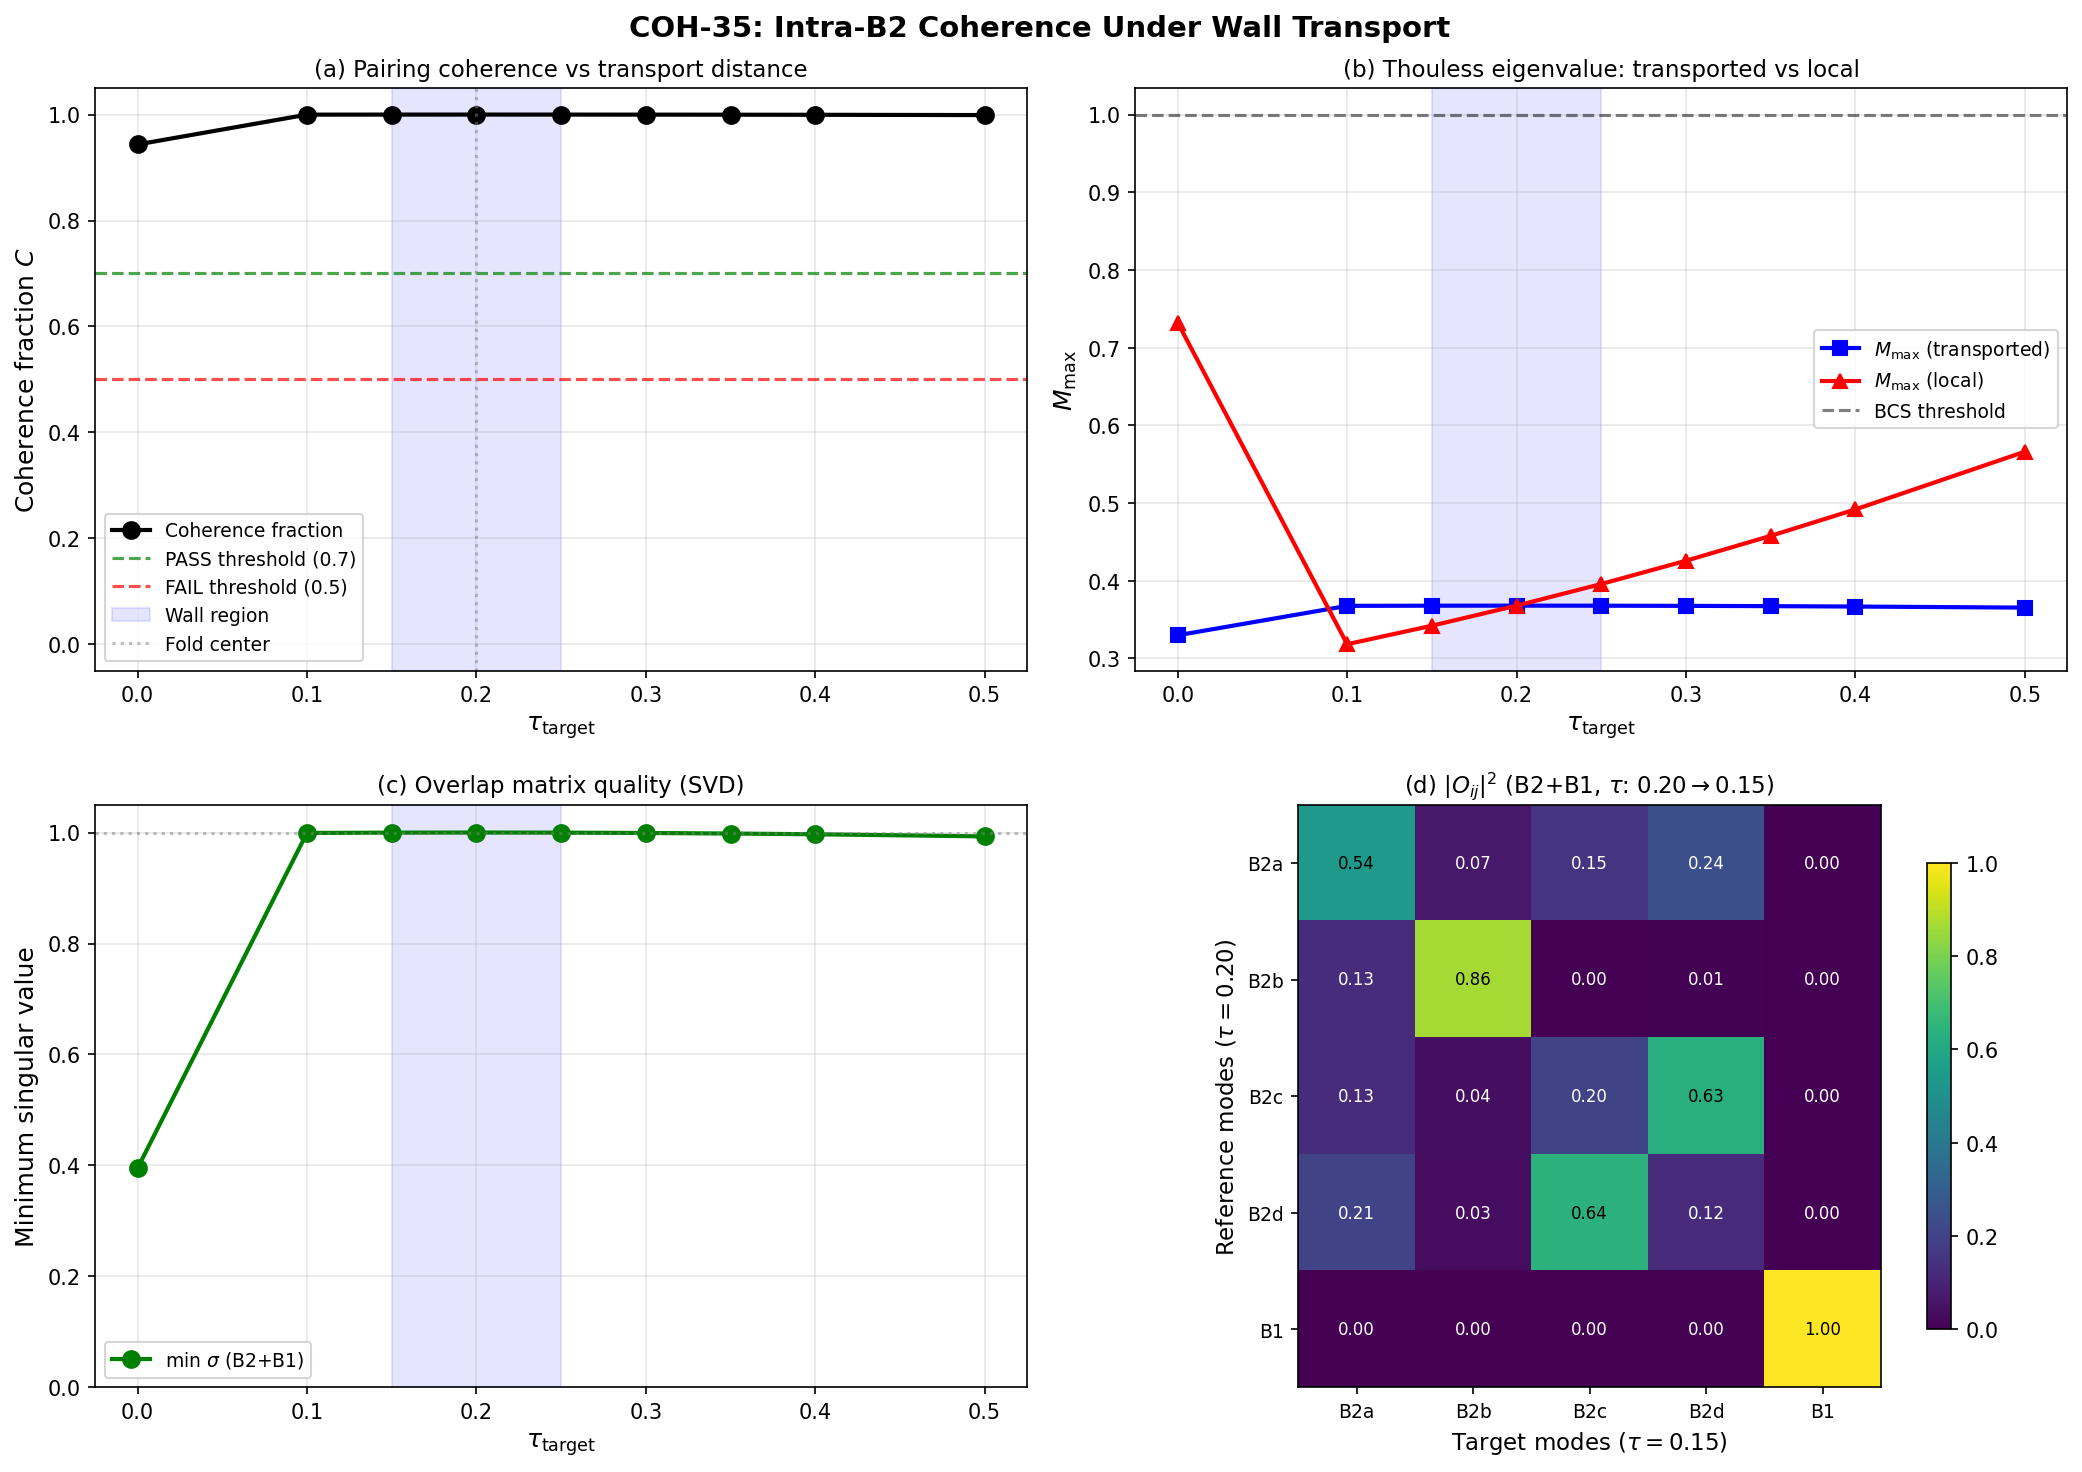

Here is the Python script that generated this plot:
#!/usr/bin/env python3
"""
COH-35: Intra-B2 Coherence Under Wall Transport
=================================================
Quantifies whether BCS pairing coherence survives transport across
the domain wall by computing eigenvector overlap matrices between
tau = 0.20 (fold center) and tau = 0.15 / tau = 0.25 (wall endpoints).

Physics:
  The BCS gap function Delta is the dominant eigenvector of the Thouless
  matrix M_nm = V_nm * rho_m / (2 * |xi_m|) at the fold center tau = 0.20.
  When the system is transported to a neighboring tau, the eigenbasis
  rotates. The transported pairing amplitude is:

    Delta_transported(tau') = O^dagger(tau_0, tau') * Delta(tau_0)

  where O_ij = <psi_i(tau_0) | psi_j(tau')> is the overlap matrix
  restricted to the B2+B1 subspace.

  The coherence fraction is:
    C = |Delta_transported|^2 / |Delta|^2

  If C ~ 1, the BCS pairing survives transport. If C << 1, the
  eigenvector rotation destroys pairing coherence.

  Additionally, we compute the EFFECTIVE transported Thouless matrix:
    M_eff(tau') = O^dag * M(tau_0) * O
  and check whether its largest eigenvalue is preserved.

Gate COH-35 (INFORMATIVE):
  Overlap > 0.7 = coherence preserved
  Overlap < 0.5 = coherence destroyed

Author: gen-physicist, Session 35
Date: 2026-03-07
Source data: s23a_kosmann_singlet.npz, s35a_vh_impedance_arbiter.npz
"""

import os
import time
import numpy as np
from scipy.linalg import eigh, svd
import matplotlib
matplotlib.use('Agg')
import matplotlib.pyplot as plt

# ======================================================================
#  Paths
# ======================================================================
SCRIPT_DIR = os.path.dirname(os.path.abspath(__file__))
DATA_DIR = SCRIPT_DIR

SINGLET_FILE = os.path.join(DATA_DIR, "s23a_kosmann_singlet.npz")
VH_FILE = os.path.join(DATA_DIR, "s35a_vh_impedance_arbiter.npz")
OUTPUT_NPZ = os.path.join(DATA_DIR, "s35_b2_coherence.npz")
OUTPUT_PNG = os.path.join(DATA_DIR, "s35_b2_coherence.png")

# ======================================================================
#  Constants
# ======================================================================
TAU_VALUES = np.array([0.0, 0.10, 0.15, 0.20, 0.25, 0.30, 0.35, 0.40, 0.50])

# Full 16-mode index assignments (eigenvalues sorted ascending):
# Negative sector (0-7): B3_neg=[0,1,2], B2_neg=[3,4,5,6], B1_neg=[7]
# Positive sector (8-15): B1_pos=[8], B2_pos=[9,10,11,12], B3_pos=[13,14,15]
B1_POS = [8]
B2_POS = [9, 10, 11, 12]
B3_POS = [13, 14, 15]
B2B1_POS = B2_POS + B1_POS   # [9, 10, 11, 12, 8] — 5 modes

# Branch indices in the 8-mode positive-sector basis (used for Thouless)
B2_8 = np.array([3, 4, 5, 6])   # B2 in pos sector
B1_8 = np.array([7])             # B1 in pos sector
B2B1_8 = np.array([3, 4, 5, 6, 7])

# Regulator
ETA_REG_FRAC = 0.001

# Multi-sector factor (from SECT-33a)
MULTI_SECTOR_FACTOR = 1.046


# ======================================================================
#  Overlap Matrix Construction
# ======================================================================

def compute_overlap_16x16(kosmann, idx_ref, idx_target):
    """Compute full 16x16 overlap matrix O = <psi_i(ref)|psi_j(target)>.

    Returns unitary matrix O where O_ij gives the projection of
    eigenvector i at tau_ref onto eigenvector j at tau_target.
    """
    evecs_ref = kosmann[f'eigenvectors_{idx_ref}']
    evecs_tgt = kosmann[f'eigenvectors_{idx_target}']
    O = evecs_ref.conj().T @ evecs_tgt
    return O


def extract_B2B1_block(O_full):
    """Extract the 5x5 B2+B1 overlap block from the 16x16 matrix.

    Rows and columns correspond to B2_POS + B1_POS = [9,10,11,12,8].
    """
    return O_full[np.ix_(B2B1_POS, B2B1_POS)]


def extract_B2_block(O_full):
    """Extract the 4x4 B2-only overlap block from the 16x16 matrix."""
    return O_full[np.ix_(B2_POS, B2_POS)]


# ======================================================================
#  Thouless Matrix and BCS Gap Function
# ======================================================================

def build_V_pairing_B2B1(kosmann, tau_idx):
    """Extract the 5x5 V_pairing submatrix for B2+B1 positive modes.

    V_pairing is stored as 16x16. We extract the B2B1 block.
    """
    V_full = kosmann[f'V_pairing_{tau_idx}']
    return V_full[np.ix_(B2B1_POS, B2B1_POS)]


def build_thouless_matrix(V_5x5, E_5, mu, rho_B2, rho_B1):
    """Build the 5x5 Thouless matrix M_nm = V_nm * rho_m / (2*|xi_m|).

    Parameters:
        V_5x5: pairing interaction in B2+B1 subspace
        E_5: eigenvalues for B2(4) + B1(1) modes
        mu: chemical potential
        rho_B2: DOS per mode for B2
        rho_B1: DOS per mode for B1
    """
    xi = E_5 - mu
    lambda_min = np.min(np.abs(E_5))
    eta = max(ETA_REG_FRAC * lambda_min, 1e-15)
    abs_xi = np.maximum(np.abs(xi), eta)

    rho = np.array([rho_B2] * 4 + [rho_B1])

    M = np.zeros((5, 5))
    for m in range(5):
        M[:, m] = V_5x5[:, m] * rho[m] / (2.0 * abs_xi[m])

    return M


def get_bcs_gap_function(M):
    """Compute the BCS gap function = dominant eigenvector of M.

    The Thouless criterion is: BCS instability when max Re(eigenvalue of M) > 1.
    The gap function Delta is the corresponding eigenvector.

    Returns:
        M_max: largest real eigenvalue
        Delta: corresponding eigenvector (normalized)
        evals: all eigenvalues of M
    """
    evals, evecs = np.linalg.eig(M)
    idx_max = np.argmax(np.real(evals))
    M_max = np.real(evals[idx_max])
    Delta = evecs[:, idx_max]

    # Normalize
    Delta = Delta / np.linalg.norm(Delta)

    # Fix phase: make largest component real and positive
    idx_largest = np.argmax(np.abs(Delta))
    Delta *= np.conj(Delta[idx_largest]) / np.abs(Delta[idx_largest])

    return M_max, Delta, evals


# ======================================================================
#  Coherence Transport Computation
# ======================================================================

def transport_gap_function(Delta_ref, O_B2B1):
    """Transport the BCS gap function through the overlap matrix.

    The transported gap function at tau_target is:
        Delta_transported = O^dagger * Delta_ref

    where O = <psi_i(ref)|psi_j(target)> in the B2+B1 subspace.

    This computes how much of the original pairing amplitude projects
    onto the eigenbasis at the target tau.

    Returns:
        Delta_transported: the gap function expressed in the target basis
        coherence_fraction: |Delta_transported|^2 / |Delta_ref|^2
    """
    Delta_transported = O_B2B1.conj().T @ Delta_ref
    coherence = np.sum(np.abs(Delta_transported)**2) / np.sum(np.abs(Delta_ref)**2)
    return Delta_transported, coherence


def transport_thouless_matrix(M_ref, O_B2B1):
    """Transport the Thouless matrix: M_eff = O^dag M O.

    This computes what the effective Thouless matrix looks like
    in the target tau eigenbasis, assuming the pairing interaction
    is generated at tau_ref and then transported.

    Returns:
        M_eff: effective Thouless matrix at target tau
        M_max_eff: largest real eigenvalue of M_eff
    """
    M_eff = O_B2B1.conj().T @ M_ref @ O_B2B1
    evals_eff = np.linalg.eigvals(M_eff)
    M_max_eff = np.max(np.real(evals_eff))
    return M_eff, M_max_eff, evals_eff


def compute_full_coherence_analysis(kosmann, vh_data, tau_ref_idx, tau_target_idx,
                                     label, rho_B2, rho_B1=1.0, mu=0.0):
    """Full coherence analysis between tau_ref and tau_target.

    Returns dict with all results.
    """
    tau_ref = TAU_VALUES[tau_ref_idx]
    tau_target = TAU_VALUES[tau_target_idx]

    # 1. Build Thouless matrix at reference tau
    V_ref = build_V_pairing_B2B1(kosmann, tau_ref_idx)
    evals_ref = kosmann[f'eigenvalues_{tau_ref_idx}']
    pos_ref = np.sort(evals_ref[evals_ref > 0])
    E_B2B1_ref = np.array([pos_ref[1], pos_ref[2], pos_ref[3], pos_ref[4], pos_ref[0]])

    M_ref = build_thouless_matrix(V_ref, E_B2B1_ref, mu, rho_B2, rho_B1)
    M_max_ref, Delta_ref, evals_M_ref = get_bcs_gap_function(M_ref)

    # 2. Build overlap matrix
    O_full = compute_overlap_16x16(kosmann, tau_ref_idx, tau_target_idx)
    O_B2B1 = extract_B2B1_block(O_full)
    O_B2 = extract_B2_block(O_full)

    # 3. SVD analysis of overlap blocks
    sv_B2B1 = svd(O_B2B1, compute_uv=False)
    sv_B2 = svd(O_B2, compute_uv=False)
    sv_full = svd(O_full, compute_uv=False)

    # 4. Transport gap function
    Delta_transported, coherence_frac = transport_gap_function(Delta_ref, O_B2B1)

    # 5. Transport Thouless matrix
    M_eff, M_max_eff, evals_M_eff = transport_thouless_matrix(M_ref, O_B2B1)

    # 6. Also compute local Thouless matrix at target tau for comparison
    V_tgt = build_V_pairing_B2B1(kosmann, tau_target_idx)
    evals_tgt = kosmann[f'eigenvalues_{tau_target_idx}']
    pos_tgt = np.sort(evals_tgt[evals_tgt > 0])
    E_B2B1_tgt = np.array([pos_tgt[1], pos_tgt[2], pos_tgt[3], pos_tgt[4], pos_tgt[0]])

    M_local = build_thouless_matrix(V_tgt, E_B2B1_tgt, mu, rho_B2, rho_B1)
    M_max_local, Delta_local, evals_M_local = get_bcs_gap_function(M_local)

    # 7. Overlap between transported and local gap functions
    delta_overlap = np.abs(np.dot(Delta_transported.conj(), Delta_local))**2

    # 8. Branch-resolved analysis: how much B2 stays in B2?
    # Transmission in full 16: for each B2+ mode at ref, how much stays in B2+ at target?
    T_B2_stay = np.zeros(4)
    T_B2_to_B1 = np.zeros(4)
    T_B2_to_B3 = np.zeros(4)
    T_B2_to_neg = np.zeros(4)
    for i, k in enumerate(B2_POS):
        T_B2_stay[i] = sum(np.abs(O_full[k, l])**2 for l in B2_POS)
        T_B2_to_B1[i] = sum(np.abs(O_full[k, l])**2 for l in B1_POS)
        T_B2_to_B3[i] = sum(np.abs(O_full[k, l])**2 for l in B3_POS)
        T_B2_to_neg[i] = sum(np.abs(O_full[k, l])**2 for l in range(8))

    # B1 transmission
    T_B1_stay = sum(np.abs(O_full[8, l])**2 for l in B1_POS)
    T_B1_to_B2 = sum(np.abs(O_full[8, l])**2 for l in B2_POS)

    results = {
        'label': label,
        'tau_ref': tau_ref,
        'tau_target': tau_target,
        'M_max_ref': M_max_ref,
        'Delta_ref': Delta_ref,
        'evals_M_ref': evals_M_ref,
        'O_full': O_full,
        'O_B2B1': O_B2B1,
        'O_B2': O_B2,
        'sv_B2B1': sv_B2B1,
        'sv_B2': sv_B2,
        'sv_full': sv_full,
        'Delta_transported': Delta_transported,
        'coherence_fraction': coherence_frac,
        'M_eff': M_eff,
        'M_max_eff': M_max_eff,
        'evals_M_eff': evals_M_eff,
        'M_max_local': M_max_local,
        'Delta_local': Delta_local,
        'evals_M_local': evals_M_local,
        'delta_overlap': delta_overlap,
        'T_B2_stay': T_B2_stay,
        'T_B2_to_B1': T_B2_to_B1,
        'T_B2_to_B3': T_B2_to_B3,
        'T_B2_to_neg': T_B2_to_neg,
        'T_B1_stay': T_B1_stay,
        'T_B1_to_B2': T_B1_to_B2,
        'V_ref': V_ref,
        'E_B2B1_ref': E_B2B1_ref,
        'V_tgt': V_tgt,
        'E_B2B1_tgt': E_B2B1_tgt,
    }
    return results


# ======================================================================
#  Continuous tau scan (finer grid via interpolation)
# ======================================================================

def coherence_vs_tau_scan(kosmann, tau_ref_idx, rho_B2, rho_B1=1.0, mu=0.0):
    """Compute coherence fraction for all available tau targets vs tau_ref.

    Returns arrays for plotting.
    """
    n_tau = len(TAU_VALUES)
    coh_fracs = np.zeros(n_tau)
    M_max_transported = np.zeros(n_tau)
    M_max_local = np.zeros(n_tau)
    sv_min_B2B1 = np.zeros(n_tau)

    for idx in range(n_tau):
        if idx == tau_ref_idx:
            coh_fracs[idx] = 1.0
            # Build local M
            V_loc = build_V_pairing_B2B1(kosmann, idx)
            evals_loc = kosmann[f'eigenvalues_{idx}']
            pos_loc = np.sort(evals_loc[evals_loc > 0])
            E_loc = np.array([pos_loc[1], pos_loc[2], pos_loc[3], pos_loc[4], pos_loc[0]])
            M_loc = build_thouless_matrix(V_loc, E_loc, mu, rho_B2, rho_B1)
            M_max_val, _, _ = get_bcs_gap_function(M_loc)
            M_max_transported[idx] = M_max_val
            M_max_local[idx] = M_max_val
            sv_min_B2B1[idx] = 1.0
            continue

        res = compute_full_coherence_analysis(
            kosmann, None, tau_ref_idx, idx,
            f"tau={TAU_VALUES[tau_ref_idx]:.2f}->{TAU_VALUES[idx]:.2f}",
            rho_B2, rho_B1, mu
        )
        coh_fracs[idx] = res['coherence_fraction']
        M_max_transported[idx] = res['M_max_eff']
        M_max_local[idx] = res['M_max_local']
        sv_min_B2B1[idx] = np.min(res['sv_B2B1'])

    return coh_fracs, M_max_transported, M_max_local, sv_min_B2B1


# ======================================================================
#  Main
# ======================================================================

def main():
    t0 = time.time()
    print("=" * 80)
    print("COH-35: Intra-B2 Coherence Under Wall Transport")
    print("=" * 80)
    print()

    # Load data
    kosmann = np.load(SINGLET_FILE, allow_pickle=True)
    vh_data = np.load(VH_FILE, allow_pickle=True)

    # Get physical rho from VH arbiter
    rho_phys = float(vh_data['rho_phys_per_mode'])
    rho_phys_eff = float(vh_data['rho_phys_eff'])
    print(f"Physical rho_per_mode from VH arbiter: {rho_phys:.4f}")
    print(f"Physical rho_eff (with SECT factor): {rho_phys_eff:.4f}")
    print()

    # Reference: tau = 0.20 (index 3), which is closest to the fold at tau ~ 0.190
    tau_ref_idx = 3
    print(f"Reference tau = {TAU_VALUES[tau_ref_idx]:.2f} (fold center)")
    print()

    # ================================================================
    #  Primary computations: tau=0.20 -> tau=0.15 and tau=0.20 -> tau=0.25
    # ================================================================

    # Use physical rho for the Thouless matrix
    rho_B2 = rho_phys_eff
    rho_B1 = 1.0  # B1 is not at the van Hove singularity

    print("=" * 60)
    print("  TRANSPORT: tau=0.20 -> tau=0.15 (inward, toward B3 crossing)")
    print("=" * 60)
    res_15 = compute_full_coherence_analysis(
        kosmann, vh_data, tau_ref_idx, 2,  # idx 2 = tau=0.15
        "tau=0.20->0.15", rho_B2, rho_B1
    )
    print_results(res_15)

    print()
    print("=" * 60)
    print("  TRANSPORT: tau=0.20 -> tau=0.25 (outward, toward larger tau)")
    print("=" * 60)
    res_25 = compute_full_coherence_analysis(
        kosmann, vh_data, tau_ref_idx, 4,  # idx 4 = tau=0.25
        "tau=0.20->0.25", rho_B2, rho_B1
    )
    print_results(res_25)

    # ================================================================
    #  Full tau scan from tau=0.20
    # ================================================================
    print()
    print("=" * 60)
    print("  FULL TAU SCAN (reference: tau=0.20)")
    print("=" * 60)
    coh_scan, M_trans_scan, M_local_scan, sv_min_scan = coherence_vs_tau_scan(
        kosmann, tau_ref_idx, rho_B2, rho_B1
    )
    print(f"{'tau':>6s}  {'C_frac':>8s}  {'M_transported':>14s}  {'M_local':>8s}  {'sv_min':>8s}")
    print("-" * 52)
    for i in range(len(TAU_VALUES)):
        print(f"{TAU_VALUES[i]:6.2f}  {coh_scan[i]:8.6f}  {M_trans_scan[i]:14.6f}  "
              f"{M_local_scan[i]:8.6f}  {sv_min_scan[i]:8.6f}")

    # ================================================================
    #  Also compute at a LOWER rho (step-function reference) for comparison
    # ================================================================
    rho_step = float(vh_data['rho_step'])
    print()
    print(f"Step-function rho = {rho_step:.4f} (for comparison)")
    res_15_step = compute_full_coherence_analysis(
        kosmann, vh_data, tau_ref_idx, 2,
        "tau=0.20->0.15 (step rho)", rho_step * MULTI_SECTOR_FACTOR, rho_B1
    )
    res_25_step = compute_full_coherence_analysis(
        kosmann, vh_data, tau_ref_idx, 4,
        "tau=0.20->0.25 (step rho)", rho_step * MULTI_SECTOR_FACTOR, rho_B1
    )
    print(f"  Step rho: C(0.20->0.15) = {res_15_step['coherence_fraction']:.6f}, "
          f"M_eff = {res_15_step['M_max_eff']:.6f}")
    print(f"  Step rho: C(0.20->0.25) = {res_25_step['coherence_fraction']:.6f}, "
          f"M_eff = {res_25_step['M_max_eff']:.6f}")

    # ================================================================
    #  Cross-check with VH arbiter overlap data
    # ================================================================
    print()
    print("=" * 60)
    print("  CROSS-CHECK: VH arbiter O_full (tau=0.15->0.25)")
    print("=" * 60)
    O_vh = vh_data['O_full']
    O_B2_vh = vh_data['O_B2_block']
    T_branch_vh = vh_data['T_branch_B2']
    print(f"  VH O_B2 SVD: {svd(O_B2_vh, compute_uv=False)}")
    print(f"  VH T_branch_B2: {T_branch_vh}")
    print(f"  VH impedance: {float(vh_data['impedance_from_overlap']):.4f}")

    # Our O(0.15->0.25) for comparison
    O_ours = compute_overlap_16x16(kosmann, 2, 4)
    O_B2_ours = extract_B2_block(O_ours)
    print(f"  Our O_B2(0.15->0.25) SVD: {svd(O_B2_ours, compute_uv=False)}")
    T_branch_ours = np.array([sum(np.abs(O_ours[k, l])**2 for l in B2_POS) for k in B2_POS])
    print(f"  Our T_branch_B2: {T_branch_ours}")

    # ================================================================
    #  Gate verdict
    # ================================================================
    print()
    print("=" * 60)
    print("  GATE COH-35 VERDICT")
    print("=" * 60)

    c_15 = res_15['coherence_fraction']
    c_25 = res_25['coherence_fraction']
    c_min = min(c_15, c_25)

    print(f"  Coherence fraction (tau=0.20 -> 0.15): {c_15:.6f}")
    print(f"  Coherence fraction (tau=0.20 -> 0.25): {c_25:.6f}")
    print(f"  Minimum coherence: {c_min:.6f}")
    print()

    if c_min > 0.7:
        verdict = "PASS"
        print(f"  COH-35: {verdict} (C_min = {c_min:.4f} > 0.7)")
        print("  Pairing coherence PRESERVED under wall transport.")
    elif c_min > 0.5:
        verdict = "MARGINAL"
        print(f"  COH-35: {verdict} (0.5 < C_min = {c_min:.4f} < 0.7)")
        print("  Pairing coherence PARTIALLY preserved.")
    else:
        verdict = "FAIL"
        print(f"  COH-35: {verdict} (C_min = {c_min:.4f} < 0.5)")
        print("  Pairing coherence DESTROYED under wall transport.")

    # ================================================================
    #  Additional diagnostic: is the coherence loss from B2 mixing or B2-B1?
    # ================================================================
    print()
    print("=" * 60)
    print("  DIAGNOSTIC: Source of Coherence Loss")
    print("=" * 60)
    for label, res in [("0.20->0.15", res_15), ("0.20->0.25", res_25)]:
        print(f"\n  {label}:")
        print(f"    B2 intra-branch transmission: {res['T_B2_stay']}")
        print(f"    B2->B1 leakage: {res['T_B2_to_B1']}")
        print(f"    B2->B3 leakage: {res['T_B2_to_B3']}")
        print(f"    B2->negative leakage: {res['T_B2_to_neg']}")
        print(f"    B1 self-overlap: {res['T_B1_stay']:.6f}")
        print(f"    B1->B2 leakage: {res['T_B1_to_B2']:.6f}")
        print(f"    O_B2B1 SVD: {res['sv_B2B1']}")
        print(f"    O_B2 SVD: {res['sv_B2']}")
        print(f"    Delta_ref: {res['Delta_ref']}")
        print(f"    Delta_transported: {res['Delta_transported']}")
        print(f"    Delta_local: {res['Delta_local']}")
        print(f"    <Delta_transported|Delta_local>^2: {res['delta_overlap']:.6f}")

    # ================================================================
    #  Save data
    # ================================================================
    save_dict = {
        # Primary results
        'tau_ref': TAU_VALUES[tau_ref_idx],
        'tau_target_lo': TAU_VALUES[2],
        'tau_target_hi': TAU_VALUES[4],
        'rho_B2_used': rho_B2,
        'rho_B1_used': rho_B1,

        # Coherence fractions
        'coherence_frac_lo': c_15,
        'coherence_frac_hi': c_25,
        'coherence_min': c_min,

        # Overlap matrices
        'O_full_20_15': res_15['O_full'],
        'O_full_20_25': res_25['O_full'],
        'O_B2B1_20_15': res_15['O_B2B1'],
        'O_B2B1_20_25': res_25['O_B2B1'],
        'O_B2_20_15': res_15['O_B2'],
        'O_B2_20_25': res_25['O_B2'],

        # SVD values
        'sv_B2B1_20_15': res_15['sv_B2B1'],
        'sv_B2B1_20_25': res_25['sv_B2B1'],
        'sv_B2_20_15': res_15['sv_B2'],
        'sv_B2_20_25': res_25['sv_B2'],

        # Thouless analysis
        'M_max_ref': res_15['M_max_ref'],
        'M_max_eff_lo': res_15['M_max_eff'],
        'M_max_eff_hi': res_25['M_max_eff'],
        'M_max_local_lo': res_15['M_max_local'],
        'M_max_local_hi': res_25['M_max_local'],

        # Gap functions
        'Delta_ref': res_15['Delta_ref'],
        'Delta_transported_lo': res_15['Delta_transported'],
        'Delta_transported_hi': res_25['Delta_transported'],
        'Delta_local_lo': res_15['Delta_local'],
        'Delta_local_hi': res_25['Delta_local'],

        # Gap function overlaps
        'delta_overlap_lo': res_15['delta_overlap'],
        'delta_overlap_hi': res_25['delta_overlap'],

        # Branch transmission
        'T_B2_stay_lo': res_15['T_B2_stay'],
        'T_B2_stay_hi': res_25['T_B2_stay'],
        'T_B2_to_B1_lo': res_15['T_B2_to_B1'],
        'T_B2_to_B1_hi': res_25['T_B2_to_B1'],
        'T_B1_stay_lo': res_15['T_B1_stay'],
        'T_B1_stay_hi': res_25['T_B1_stay'],

        # Full scan
        'tau_scan': TAU_VALUES,
        'coherence_scan': coh_scan,
        'M_transported_scan': M_trans_scan,
        'M_local_scan': M_local_scan,
        'sv_min_scan': sv_min_scan,

        # Gate
        'gate_verdict': np.array([verdict]),
    }

    np.savez_compressed(OUTPUT_NPZ, **save_dict)
    print(f"\nData saved to: {OUTPUT_NPZ}")

    # ================================================================
    #  Plotting
    # ================================================================
    fig, axes = plt.subplots(2, 2, figsize=(14, 10))
    fig.suptitle("COH-35: Intra-B2 Coherence Under Wall Transport", fontsize=14, fontweight='bold')

    # Panel (a): Coherence fraction vs tau
    ax = axes[0, 0]
    ax.plot(TAU_VALUES, coh_scan, 'ko-', markersize=8, linewidth=2, label='Coherence fraction')
    ax.axhline(0.7, color='g', linestyle='--', alpha=0.7, label='PASS threshold (0.7)')
    ax.axhline(0.5, color='r', linestyle='--', alpha=0.7, label='FAIL threshold (0.5)')
    ax.axvspan(0.15, 0.25, alpha=0.1, color='blue', label='Wall region')
    ax.axvline(0.20, color='gray', linestyle=':', alpha=0.5, label='Fold center')
    ax.set_xlabel(r'$\tau_{\mathrm{target}}$', fontsize=12)
    ax.set_ylabel(r'Coherence fraction $C$', fontsize=12)
    ax.set_title('(a) Pairing coherence vs transport distance', fontsize=11)
    ax.legend(fontsize=9, loc='lower left')
    ax.set_ylim(-0.05, 1.05)
    ax.grid(True, alpha=0.3)

    # Panel (b): M_max transported vs local
    ax = axes[0, 1]
    ax.plot(TAU_VALUES, M_trans_scan, 'bs-', markersize=7, linewidth=2, label=r'$M_{\max}$ (transported)')
    ax.plot(TAU_VALUES, M_local_scan, 'r^-', markersize=7, linewidth=2, label=r'$M_{\max}$ (local)')
    ax.axhline(1.0, color='k', linestyle='--', alpha=0.5, label='BCS threshold')
    ax.axvspan(0.15, 0.25, alpha=0.1, color='blue')
    ax.set_xlabel(r'$\tau_{\mathrm{target}}$', fontsize=12)
    ax.set_ylabel(r'$M_{\max}$', fontsize=12)
    ax.set_title('(b) Thouless eigenvalue: transported vs local', fontsize=11)
    ax.legend(fontsize=9)
    ax.grid(True, alpha=0.3)

    # Panel (c): SVD of overlap matrices
    ax = axes[1, 0]
    ax.plot(TAU_VALUES, sv_min_scan, 'go-', markersize=8, linewidth=2, label=r'min $\sigma$ (B2+B1)')
    ax.axhline(1.0, color='gray', linestyle=':', alpha=0.5)
    ax.axvspan(0.15, 0.25, alpha=0.1, color='blue')
    ax.set_xlabel(r'$\tau_{\mathrm{target}}$', fontsize=12)
    ax.set_ylabel(r'Minimum singular value', fontsize=12)
    ax.set_title('(c) Overlap matrix quality (SVD)', fontsize=11)
    ax.legend(fontsize=9)
    ax.set_ylim(0.0, 1.05)
    ax.grid(True, alpha=0.3)

    # Panel (d): |O|^2 heatmap for B2+B1 block (0.20->0.15)
    ax = axes[1, 1]
    O_show = np.abs(res_15['O_B2B1'])**2
    im = ax.imshow(O_show, cmap='viridis', vmin=0, vmax=1, aspect='equal')
    ax.set_xticks(range(5))
    ax.set_xticklabels(['B2a', 'B2b', 'B2c', 'B2d', 'B1'], fontsize=9)
    ax.set_yticks(range(5))
    ax.set_yticklabels(['B2a', 'B2b', 'B2c', 'B2d', 'B1'], fontsize=9)
    ax.set_xlabel(r'Target modes ($\tau=0.15$)', fontsize=11)
    ax.set_ylabel(r'Reference modes ($\tau=0.20$)', fontsize=11)
    ax.set_title(r'(d) $|O_{ij}|^2$ (B2+B1, $\tau$: 0.20$\to$0.15)', fontsize=11)
    plt.colorbar(im, ax=ax, shrink=0.8)
    # Add text annotations
    for i in range(5):
        for j in range(5):
            ax.text(j, i, f'{O_show[i, j]:.2f}', ha='center', va='center',
                    color='white' if O_show[i, j] < 0.5 else 'black', fontsize=8)

    plt.tight_layout()
    plt.savefig(OUTPUT_PNG, dpi=150, bbox_inches='tight')
    print(f"Plot saved to: {OUTPUT_PNG}")

    dt = time.time() - t0
    print(f"\nTotal runtime: {dt:.2f}s")


def print_results(res):
    """Print detailed results for a single transport computation."""
    print(f"\n  Label: {res['label']}")
    print(f"  tau_ref = {res['tau_ref']:.2f}, tau_target = {res['tau_target']:.2f}")
    print()

    # Thouless at reference
    print(f"  M_max at reference: {res['M_max_ref']:.6f}")
    print(f"  Thouless eigenvalues at ref: {np.sort(np.real(res['evals_M_ref']))[::-1]}")
    print()

    # Overlap quality
    print(f"  O_B2B1 singular values: {res['sv_B2B1']}")
    print(f"  O_B2 singular values:   {res['sv_B2']}")
    print(f"  O_full singular values:  min={np.min(res['sv_full']):.6f}, "
          f"max={np.max(res['sv_full']):.6f}")
    print()

    # Coherence
    print(f"  === COHERENCE FRACTION: {res['coherence_fraction']:.6f} ===")
    print()

    # Transported Thouless
    print(f"  M_max transported: {res['M_max_eff']:.6f}")
    print(f"  M_max local (at target): {res['M_max_local']:.6f}")
    print(f"  Ratio transported/local: {res['M_max_eff'] / res['M_max_local']:.6f}")
    print()

    # Gap function overlap
    print(f"  |<Delta_transported|Delta_local>|^2: {res['delta_overlap']:.6f}")


if __name__ == '__main__':
    main()
